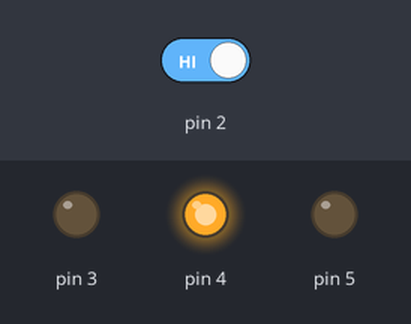
Simulated run of this sketch. Board: Arduino Uno, built with avr-gcc and run on an emulated ATmega328P. Parts: output pins drawn as LEDs (lit = HIGH). The test bench sets the inputs (shaded band); at power-on: pin 2 HIGH.

Above: at 3.2 s.
3.3 s: pin 2 driven LOW
At 5.5 s:
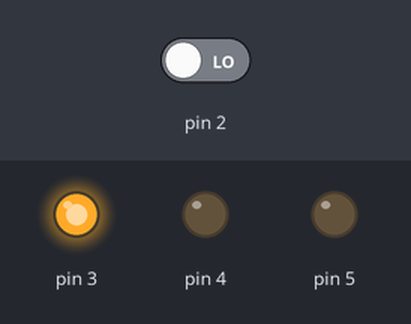
7.1 s: pin 2 driven HIGH
At 10.5 s:
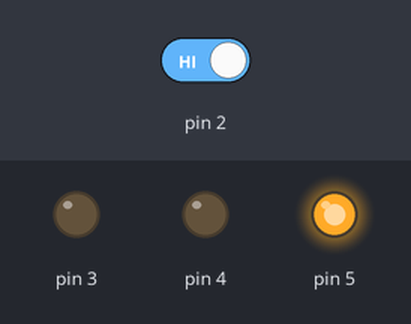
Timing chart, 0 to 17.0 s (numbered marks = the images above; inputs shaded):
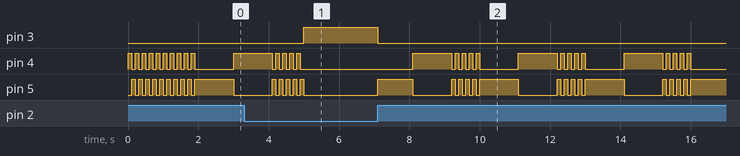

The sketch:

starship_panel.ino
```cpp
int switchState = 0;
int i;

int blinkage(int times){
  for(i=0;i<times;i++){
    digitalWrite(4, HIGH);
    digitalWrite(5, LOW);
    delay(100);
    digitalWrite(4, LOW);
    digitalWrite(5, HIGH);
    delay(100);
  }
}
void setup() {
  // put your setup code here, to run once:

  pinMode(3, OUTPUT);
  pinMode(4, OUTPUT);
  pinMode(5, OUTPUT);
  pinMode(2, INPUT);

  blinkage(10);

}

void loop() {
  // put your main code here, to run repeatedly:


  switchState = digitalRead(2);

  if (switchState == LOW){
    digitalWrite(3, HIGH);//green
    digitalWrite(4, LOW);
    digitalWrite(5, LOW);
  }else{

    digitalWrite(3, LOW);//green
    digitalWrite(4, LOW);
    digitalWrite(5, HIGH);
    delay(1000);

    digitalWrite(4, HIGH);
    digitalWrite(5, LOW);

    delay(1000);

    blinkage(5);
  }

}
```

Measured:
- after the input at 3.3 s, pin 3: LOW → HIGH after 1.7 s; pin 4: goes on until 4.9 s, then stays LOW
- after the input at 7.1 s, pin 3: HIGH → LOW at once; pin 4: LOW → HIGH after 1.0 s, then repeats every 3.0 s: 4 × (LOW 0.10 s, HIGH 0.10 s), LOW 1.1 s, HIGH 1.1 s; pin 5: LOW → HIGH at once, then repeats every 3.0 s: LOW 1.1 s, 4 × (HIGH 0.10 s, LOW 0.10 s), HIGH 1.1 s
- by itself, pin 5: alternates HIGH for 0.10 s and LOW for 0.10 s, 10 changes in all, then stays LOW
